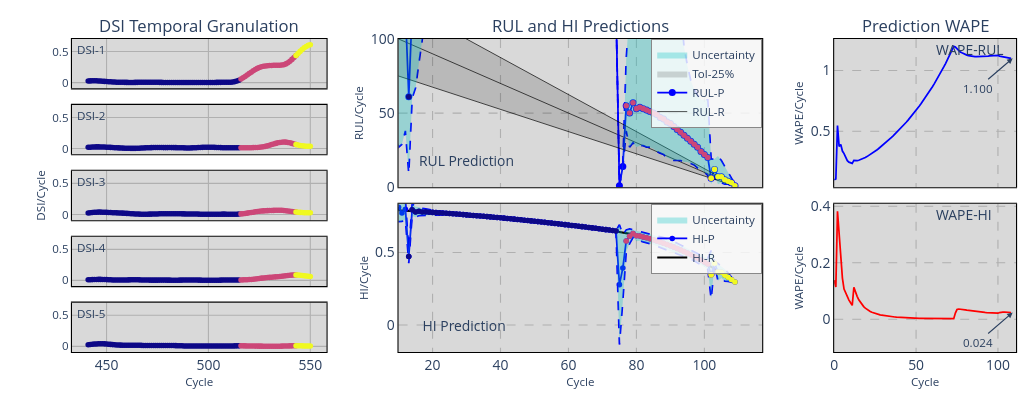

The notebook cell this image was saved under:
### Code cell
RS_PATH     = r'Dataset\DSIR1n\B1_1.csv'
HI_PATH     = r'Dataset\HI1\Bearing1_1.csv'
RS = pd.read_csv(RS_PATH)
HI = pd.read_csv(HI_PATH)

X, Y, Z, kX = PrepareData(RS, HI, W, nI, nO, mO)
ref, J, L = RefEoL(sig, EOL, kX, frac=RUL_FRAC) 
teda.restart(ref)
teda.SimGranularRUL(J,L,X,Y,Z)

PlotSimulation(teda=teda,mode='ply',xi=10, yf=100,ftrs=5,dsi_mode='hide')
